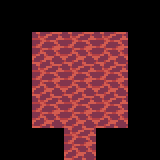

Tiled map render using the project's own tile images. Description and the whole map definition, tile-layer contents included, below:
An orthogonal 5x5 tile map with 32x32 px tiles, 1 tile layer (Tile Layer 1).

<map version="1.0" tiledversion="1.1.6" orientation="orthogonal" renderorder="right-down" width="5" height="5" tilewidth="32" tileheight="32" infinite="0" nextobjectid="1">
 <tileset firstgid="1" source="../ground.tsx" />
 <layer name="Tile Layer 1" width="5" height="5">
  <data encoding="csv">
0,0,0,0,0,
0,27,27,27,0,
0,27,27,27,0,
0,27,27,27,0,
0,0,27,0,0
</data>
 </layer>
</map>
